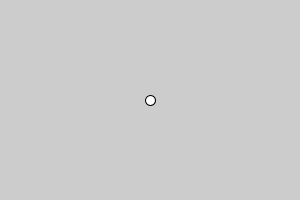
Frame 1 (no input)
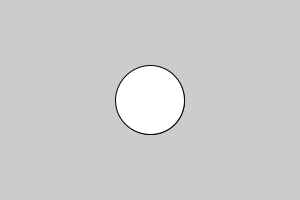
Frame 60 (the mouse pressed at the canvas centre just before this capture)
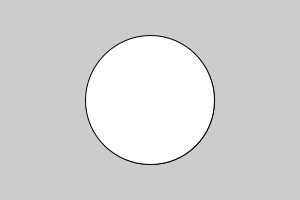
Frame 120 (the mouse held since frame 60 and released just before this capture)

The Processing sketch that drew these frames (run headless with seeded random() and noise(); from frame 60 on, the mouse is pressed at the canvas centre):

// Processing sketch: ejercicio_2
// ── ejercicio_2.pde
//ejercicio 2
int alto =10;
int ancho =10;
void setup(){
  size(300,200);
}

void draw(){
  ellipse(150,100,alto,ancho);
  alto ++;
  ancho ++;
}
